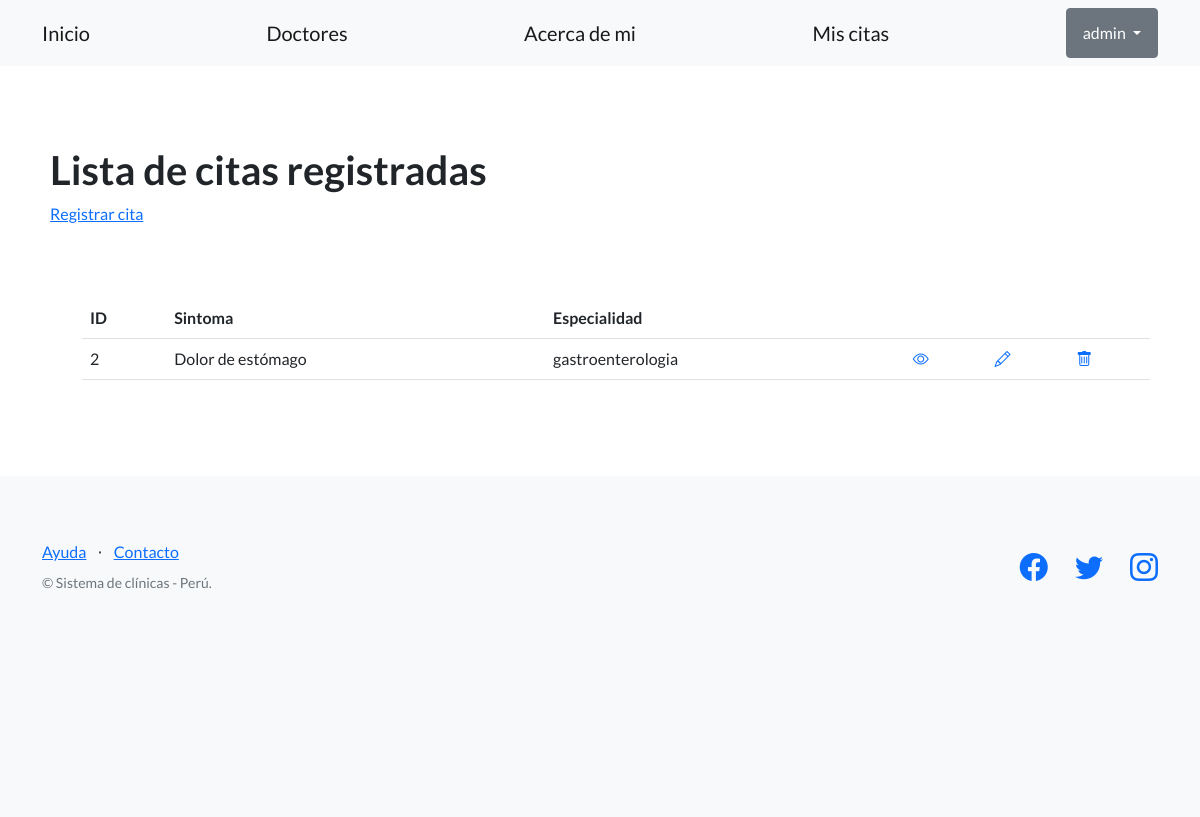
Before: /clinica/citas/ (signed in) with the older database file.
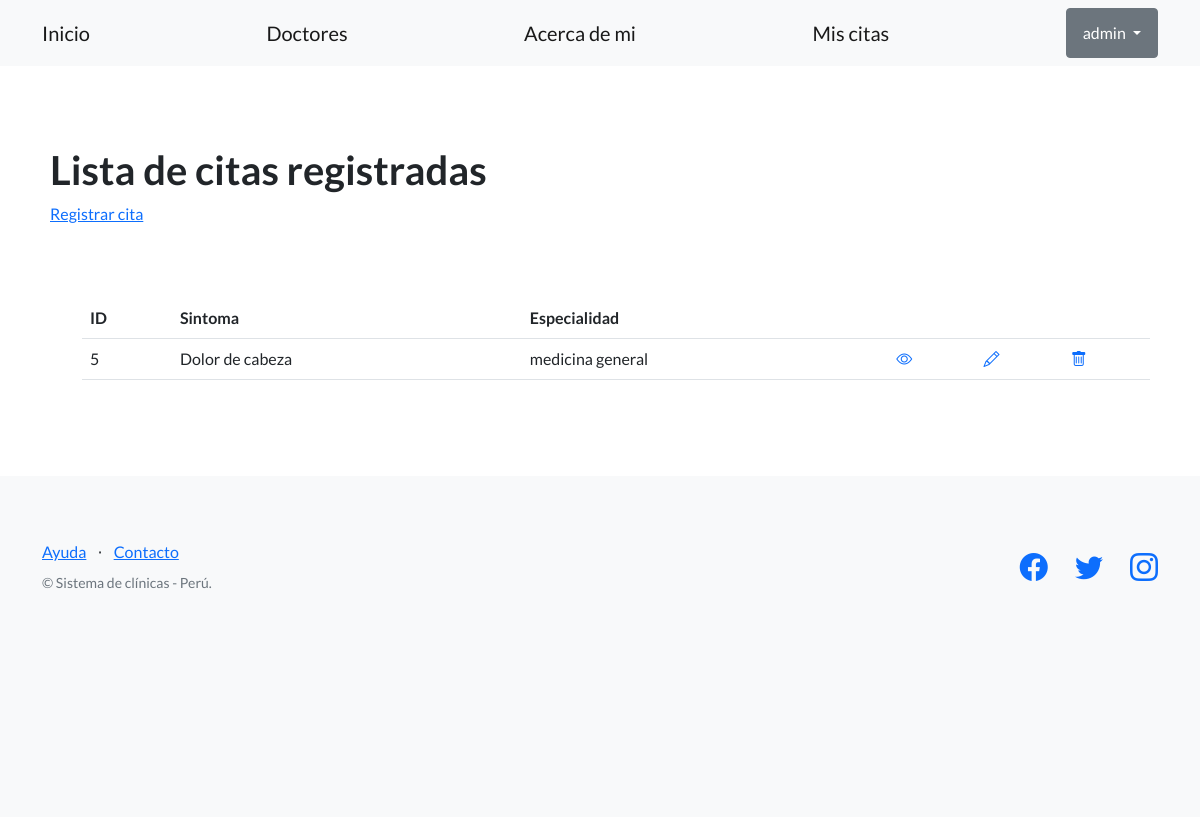
After: the same page with the newer database file.
### control_clinica/models.py (models this page shows, shortened)
class Cita(models.Model):
    especialidad_descripcion = (
        ('medicina general', 'Medicina general'),
        ('cardiologia', 'Cardiologia'),
        ('pediatria', 'Pediatria'),
        ('dermatologia', 'Dermatologia'),
        ('gastroenterologia', 'Gastroenterologia'),
        ('ginecologia', 'Ginecologia'),
        ('neumologia','Neumologia'),
        ('psiquiatria', 'Psiquiatria'),
        ('oncologia', 'Oncologia'),
        ('otro', 'Otro'),
    )
    titulo = models.CharField(max_length=256)
    especialidad = models.CharField(max_length=20, choices=especialidad_descripcion, default='medicina general')
    descripcion = models.TextField(blank=True)
    creador = models.ForeignKey(User, on_delete=models.SET_NULL, null=True)
    fecha_creacion = models.DateTimeField(auto_now_add=True)
    fecha_cita = models.DateField()

### control_clinica/views.py (the view)
# urls.py: path('citas/', CitasListView.as_view(), name='listar_citas'),
class CitasListView(LoginRequiredMixin, ListView):
    model = Cita
    template_name='control_clinica/lista_citas.html'

### control_clinica/templates/control_clinica/lista_citas.html
{% extends "control_clinica/base.html" %}
{% block contenido %}
<section>
    <div>
        <h1>Lista de citas registradas</h1>
        <a href="{% url 'registrar_cita' %}">Registrar cita</a>
        <br><br>
        <br><br>
        <ul>
            <table class="table">
                <tbody>
                    <tr>
                        <th>ID</th>
                        <th>Sintoma</th>
                        <th>Especialidad</th>
                        <th></th>
                        <th></th>
                        <th></th>
                    </tr>
                    {% if object_list|length > 0 %}
                        {% for cita in object_list %}
                        <tr>
                            <td>{{ cita.id }} </td>
                            <td>{{ cita.titulo}} </td>
                            <td>{{ cita.especialidad }} </td>
                            <td>
                                <a href="{% url 'ver_cita' cita.id %}">
                                    <i class="bi bi-eye"></i>
                                </a>
                            </td>
                            <td>
                                <a href="{% url 'editar_cita' cita.id %}">
                                    <i class="bi bi-pencil"></i>
                                </a>
                            </td>
                            <td>
                                <a href="{% url 'eliminar_cita' cita.id %}">
                                    <i class="bi bi-trash"></i>
                                </a>
                            </td>
                        </tr>
                        {% endfor %}
                    {% else %}
                        <p>No hay entradas aún, registra tu primera cita</p>
                    {% endif %}
                </tbody>
            </table>
        </ul>
    </div>
</section>
{% endblock contenido %}

### control_clinica/templates/control_clinica/base.html (shortened to what this page needs)
{% load static %}
<!DOCTYPE html>
<html lang="en">
    <head>
        <link href="https://cdn.jsdelivr.net/npm/bootstrap-icons@1.5.0/font/bootstrap-icons.css" rel="stylesheet" type="text/css" />
        <link rel="stylesheet" href="{% static 'css/styles.css' %}" rel="stylesheet"/>
    </head>
    <body>
        <nav class="navbar navbar-light bg-light static-top">
            <div class="container">
                <a class="navbar-brand" href="{% url 'inicio' %}">Inicio</a>
                <a class="navbar-brand" href="{% url 'listar_doctores' %}">Doctores</a>
                <a class="navbar-brand" href="{% url 'acerca_de_mi' %}">Acerca de mi</a>
                {% if user.is_authenticated %}
                <a class="navbar-brand" href="{% url 'listar_citas' %}">Mis citas</a>
                <div class="dropdown">
                    <button class="btn btn-secondary dropdown-toggle" type="button" id="dropdownMenuButton1" data-bs-toggle="dropdown" aria-expanded="false">
                        <div style="display: inline-flex;">
                            <span>{{ user.username }}</span>
                        </div>
                    </button>
                    </div>
                </div>
                {% else %}
                <a class="btn btn-primary" href="{% url 'login' %}">Inicio sesión</a>
                <a class="btn btn-success" href="{% url 'registro' %}">Registro</a>
                {% endif %}
        </nav>
        <section style="padding: 80px 50px; ">
            {% block contenido %}
            {% endblock contenido %}
        </section>
        <footer class="footer bg-light">
            <div class="container">
                <div class="row">
                    <div class="col-lg-6 h-100 text-center text-lg-start my-auto">
                        <ul class="list-inline mb-2">
                            <li class="list-inline-item"><a href="#!">Ayuda</a></li>
                            <li class="list-inline-item">⋅</li>
                            <li class="list-inline-item"><a href="#!">Contacto</a></li>
                        </ul>
                        <p class="text-muted small mb-4 mb-lg-0">&copy; Sistema de clínicas - Perú.</p>
                    </div>
                    <div class="col-lg-6 h-100 text-center text-lg-end my-auto">
                        <ul class="list-inline mb-0">
                            <li class="list-inline-item me-4">
                                <a href="https://www.facebook.com/sannasalud"><i class="bi-facebook fs-3"></i></a>
                            </li>
                            <li class="list-inline-item me-4">
                                <a href="https://twitter.com/clinicagoodhope?lang=es"><i class="bi-twitter fs-3"></i></a>
                            </li>
                            <li class="list-inline-item">
                                <a href="https://www.instagram.com/sannasalud/?hl=es-la"><i class="bi-instagram fs-3"></i></a>
                            </li>
                        </ul>
                    </div>
                </div>
            </div>
            <section style="padding: 80px 50px; ">
            </section>
        </footer>
    </body>
</html>

Changed rows visible on the page:
removed Cita: id "2", titulo "Dolor de estómago", especialidad "gastroenterologia"
added Cita: id "5", titulo "Dolor de cabeza", especialidad "medicina general"
